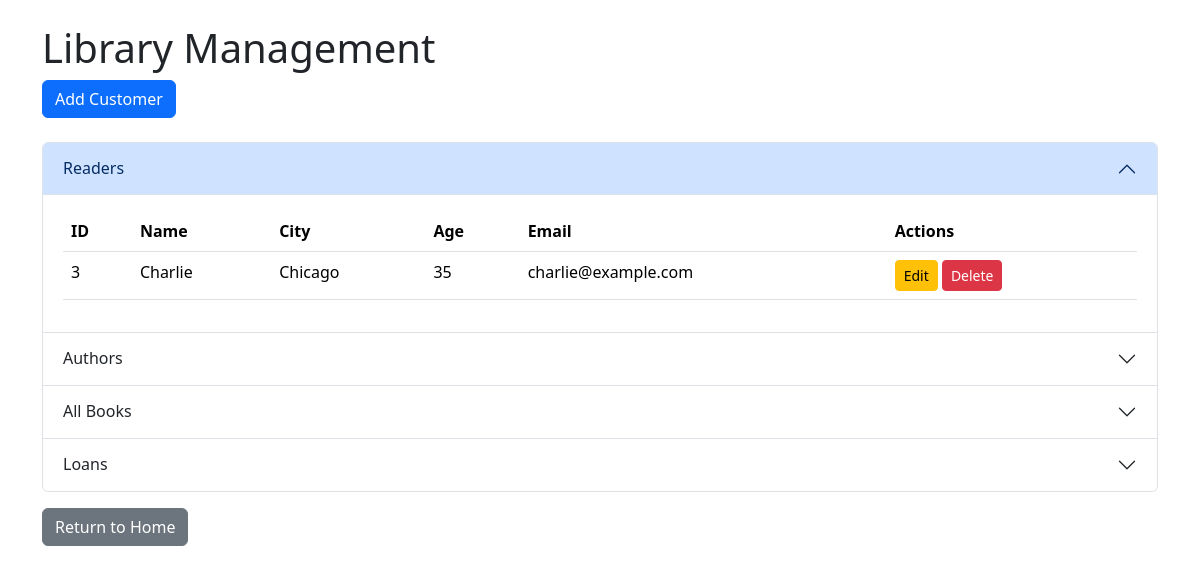
The page /admin on the database as committed earlier.
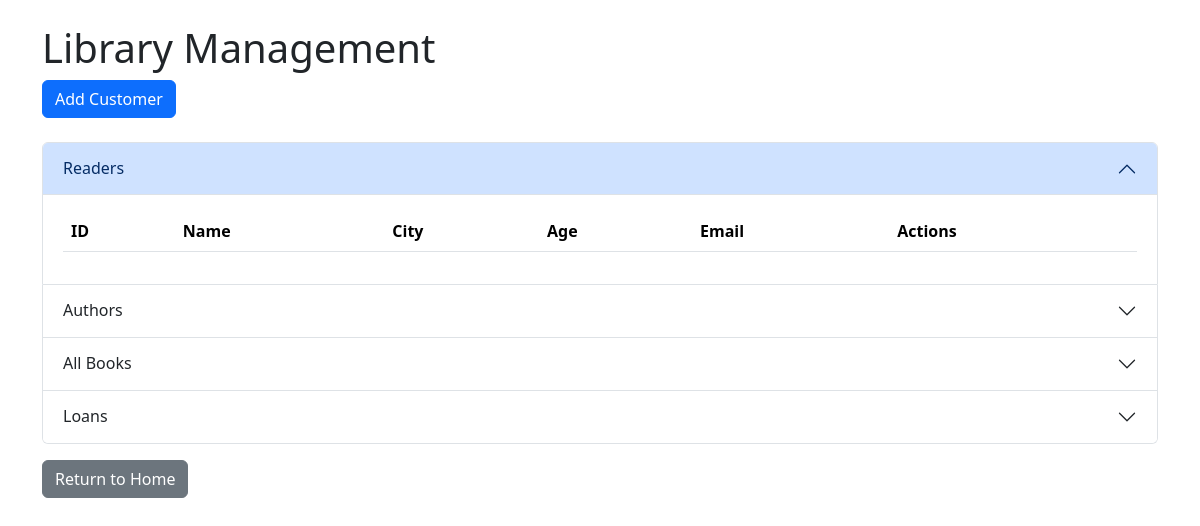
The same page on the database as committed later.
### models/customer.py (models this page shows)
class Customer(db.Model):
    __tablename__ = 'customers'
    id = db.Column(db.Integer, primary_key=True)
    name = db.Column(db.String, nullable=False)
    city = db.Column(db.String, nullable=False)
    age = db.Column(db.Integer, nullable=False)
    email = db.Column(db.String, unique=True, nullable=False)
    customer_type = db.Column(db.Integer, nullable=False)

### app.py (the view)
@app.route('/admin')
def admin():
    app.logger.info('Accessed admin page')
    customers = Customer.query.all()
    loans = Loan.query.all()  # Retrieve all loans
    books = Book.query.all()  # Retrieve all books
    return render_template('admin.html', customers=customers, loans=loans, books=books, CustomerType=CustomerType)

### templates/admin.html (shortened to what the changed rows need)
<!DOCTYPE html>
<html lang="en">
<head>
    <link href="https://cdn.jsdelivr.net/npm/bootstrap@5.3.3/dist/css/bootstrap.min.css" rel="stylesheet">
    <link rel="stylesheet" href="https://cdn.jsdelivr.net/npm/toastify-js/src/toastify.css">
</head>
<body class="container mt-4">
    <h1>Library Management</h1>
    <div class="accordion" id="accordionExample">
        <div class="accordion-item">
            <h2 class="accordion-header" id="headingReaders">
                <button class="accordion-button" type="button" data-bs-toggle="collapse"
                    data-bs-target="#collapseReaders" aria-expanded="true" aria-controls="collapseReaders">
                    Readers
                </button>
            </h2>
            <div id="collapseReaders" class="accordion-collapse collapse show" aria-labelledby="headingReaders"
                data-bs-parent="#accordionExample">
                <div class="accordion-body">
                    <table class="table">
                        <thead>
                            <tr>
                                <th>ID</th>
                                <th>Name</th>
                                <th>City</th>
                                <th>Age</th>
                                <th>Email</th>
                                <th>Actions</th>
                            </tr>
                        </thead>
                        <tbody>
                            {% for customer in customers %}
                            {% if customer.customer_type == 2 %}
                            <tr>
                                <td>{{ customer.id }}</td>
                                <td>{{ customer.name }}</td>
                                <td>{{ customer.city }}</td>
                                <td>{{ customer.age }}</td>
                                <td>{{ customer.email }}</td>
                                <td>
                                    <a href="{{ url_for('edit_customer', id=customer.id) }}"
                                        class="btn btn-warning btn-sm">Edit</a>
                                    <form action="{{ url_for('delete_customer', id=customer.id) }}" method="POST"
                                        style="display:inline;"
                                        onsubmit="return confirm('Are you sure you want to delete this customer?');">
                                        <button type="submit" class="btn btn-danger btn-sm">Delete</button>
                                    </form>
                                </td>
                            </tr>
                            {% endif %}
                            {% else %}
                            <tr>
                                <td colspan="6">No readers found.</td>
                            </tr>
                            {% endfor %}
                        </tbody>
                    </table>
                </div>
            </div>
        </div>
        <div class="accordion-item">
            <h2 class="accordion-header" id="headingAuthors">
                <button class="accordion-button collapsed" type="button" data-bs-toggle="collapse"
                    data-bs-target="#collapseAuthors" aria-expanded="false" aria-controls="collapseAuthors">
                    Authors
                </button>
            </h2>
        </div>
        <div class="accordion-item">
            <h2 class="accordion-header" id="headingBooks">
                <button class="accordion-button collapsed" type="button" data-bs-toggle="collapse"
                    data-bs-target="#collapseBooks" aria-expanded="false" aria-controls="collapseBooks">
                    All Books
                </button>
            </h2>
        </div>
        <div class="accordion-item">
            <h2 class="accordion-header" id="headingLoans">
                <button class="accordion-button collapsed" type="button" data-bs-toggle="collapse"
                    data-bs-target="#collapseLoans" aria-expanded="false" aria-controls="collapseLoans">
                    Loans
                </button>
            </h2>
        </div>
    </div>
</body>
</html>

Rows that differ between the two databases and show on the page:
removed Customer: id "3", name "Charlie", city "Chicago", age "35", email "charlie@example.com"
